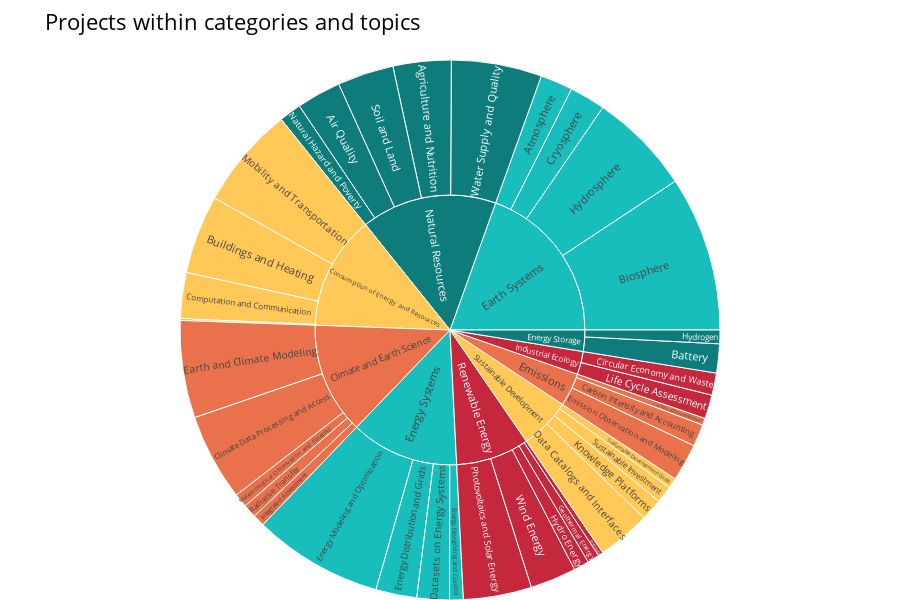

Here is the notebook cell this chart was saved with:
### Markdown cell above
**Projects on climate, biosphere, hydrosphere and water supply as well as energy system modelling, mobility & transportation and buildings make up ~45% of all identified projects.** This is likely due to the research maturity of these fields, the multitude of scientific organisations behind them, and the relatively good availability of open data from natural and engineered systems in these categories. Particularly in the field of energy modelling and in renewable energy such as photovoltaics or wind energy, we can see a stronger open source ecosystem. However, despite the central importance of batteries for energy storage, only a small number of OSS projects are under development.

Furthermore, areas where software plays a central role but only a small number of projects can be identified are of particular interest. 

**For example, within [Sustainable Investment](https://opensustain.tech/#sustainable-investment) representing only 1.15 % (a total of 11 projects), open source is still something of a marginal factor.** Despite ongoing discussions about ESG (Environmental, Social and Governance) ratings in terms of their quality and transparency, the field is dominated by proprietary closed-source frameworks and datasets. The lack of open source and open science in sustainable investment reflects the lack of impact measurement and evaluation which are key in financing a sustainable transformation. **Also, the field of energy and resource consumption in industrial production shows a very low level of OSS developments, at only 0.28 %.**

**In Emissions Observation and Modeling, there are only 21 developments, representing 2.1% of all projects.** Despite the significant impact of man-made emissions on the climate, there are not enough open source tools, platforms, and communities that truly reflect the magnitude of the challenge. A significant business opportunity would exist if an open source community brought together various emissions monitoring and modelling datasets from around the world on a single platform. Such a platform would be critical for transparency in pressing issues such as carbon trading, carbon taxes, and company sustainability assessments. Electricity Maps has demonstrated with great success how this approach works for the share of renewables in local energy grids. Hundreds of scientists and developers have joined forces and integrated existing data into one platform. There are new promising developments such as [The Global Registry of Fossil Fuels](https://fossilfuelregistry.org/).

**Topics with low OSS representation also include bioenergy, hydrogen, and carbon capture.** This is likely to be due to the more nascent nature of these areas and the smaller academic communities working in them. These technologies have a higher degree of uncertainty and data are held by for-profit companies within this sector. The small number of open source projects makes it difficult to quantify, transparently and independently, the sustainable developments in this area.

**Lastly, domains like carbon offsets or calculations on climate neutrality could not be investigated due to a general lack of OSS projects.** Despite intensive research, no OSS project or organisation (with the exception of [CarbonPlan](https://carbonplan.org/)) could be found that provides comprehensive and scientifically sound calculations and methodologies of climate neutrality and the carbon offsets of individual companies. All statements about the environmental impact of companies are primarily based on black box algorithms and analyses performed by companies and consultancies, making sustainability statements of Carbon Offsets rather opaque.

### Code cell
fig = px.sunburst(
    df_active,
    path=['sector', 'topic', 'project_name'],
    color='sector',
    maxdepth=2,
    color_discrete_sequence=color_discrete_sequence
)

fig.update_layout(title="Projects within categories and topics", height=800, title_font_size=22, font_size=11)
# animated transitions are currently not implemented when uniformtext is used
fig.update_traces(insidetextorientation='radial', textinfo='label')

fig.show()

### Figure 1 — Plotly figure (JSON) as saved in the notebook; plotly's stock layout.template omitted (floating-point values rounded to 4 significant figures; data arrays with more than 128 entries replaced by an {"elided": "..."} marker saying what was removed)
{"data": [{"branchvalues": "total", "customdata": {"elided": "1027x1 str values"}, "domain": {"x": [0, 1], "y": [0, 1]}, "hovertemplate": "labels=%{label}<br>count=%{value}<br>parent=%{parent}<br>id=%{id}<br>sector=%{customdata[0]}<extra></extra>", "ids": {"elided": "1027 str values"}, "insidetextorientation": "radial", "labels": {"elided": "1027 str values"}, "marker": {"colors": {"elided": "1027 str values"}}, "maxdepth": 2, "name": "", "parents": {"elided": "1027 str values"}, "textinfo": "label", "type": "sunburst", "values": {"elided": "1027 int values"}}], "layout": {"font": {"size": 11}, "height": 600, "legend": {"tracegroupgap": 0}, "margin": {"t": 60}, "sunburstcolorway": ["#0E7C7B", "#17BEBB", "#FFC857", "#E9724C", "#C5283D"], "title": {"font": {"size": 22}, "text": "Projects within categories and topics"}}}
